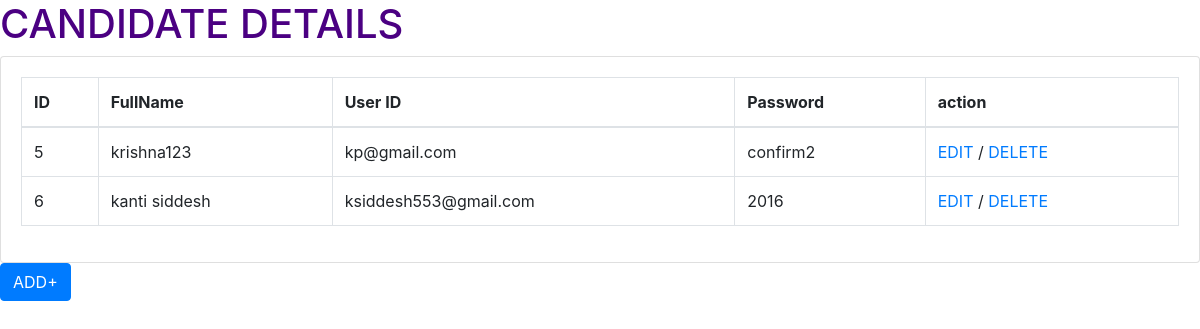
/view, run on the app's committed database.
### tables this page shows
CREATE TABLE product(id INTEGER PRIMARY KEY AUTOINCREMENT,FULLNAME TEXT,USID TEXT,PASSWORD TEXT);

### main.py (the view)
@app.route('/view')
def view():
    conn=sqlite3.connect('candidates.db')
    cur=conn.execute('SELECT * FROM product')
    rows=cur.fetchall()
    return render_template('VIEW.html',rows=rows)

### templates/VIEW.html (shortened to what this page needs)
<!DOCTYPE html>
<html>
<head>
<link rel="stylesheet" href="https://cdn.jsdelivr.net/npm/bootstrap@4.6.1/dist/css/bootstrap.min.css">
</head>
<body  style="background-image: url('https://images.unsplash.com/photo-1531685250784-7569952593d2?ixlib=rb-1.2.1&ixid=MnwxMjA3fDB8MHxwaG90by1wYWdlfHx8fGVufDB8fHx8&auto=format&fit=crop&w=1974&q=80');background-repeat:no-repeat;background-size:cover;">
<div class="text-left bg-none">
    <h1  style="color:indigo;">CANDIDATE DETAILS</h1>
</div>
<div class="card">
    <div class="card-body">
        <table class="table table-bordered">
            <thead>
            <tr>
                <th>ID</th>
                <th>FullName</th>
                <th>User ID</th>
                <th>Password</th>
                <th>action</th>
            </tr>
            </thead>
            <tbody>
            <tr>
            {% for row in rows %}
                <td>{{row[0]}}</td>
                <td>{{row[1]}}</td>
                <td>{{row[2]}}</td>
                <td>{{row[3]}}</td>
                <td><a href="/edit/{{row[0]}}">EDIT</a> / <a href="/delete/{{row[0]}}">DELETE</a></td>
                </tr>
            {% endfor %}
            </tbody>
        </table>
    </div>
</div>
 <a href="/register" class="btn btn-primary">ADD+</a>
</body>
</html>

### templates/VIEW.html (style rules this page uses)
table { border: 3px solid black; border-collapse: collapse; }

### data on the page
product: id "5", FULLNAME "krishna123", USID "kp@gmail.com", PASSWORD "confirm2"
product: id "6", FULLNAME "kanti siddesh", USID "ksiddesh553@gmail.com", PASSWORD "2016"
